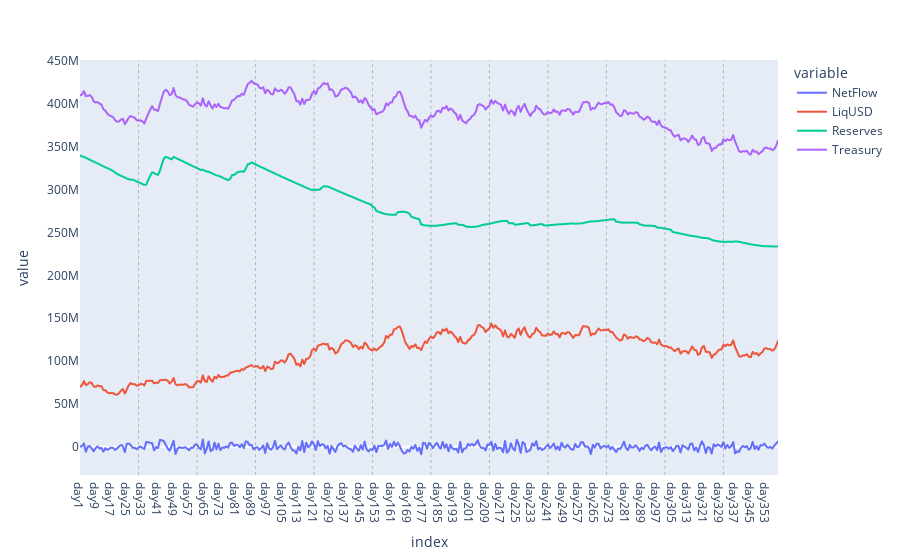
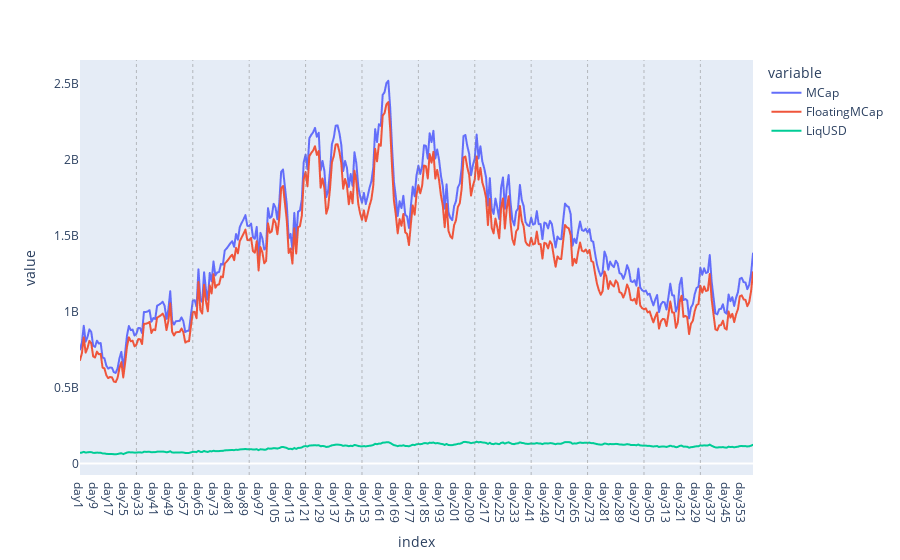
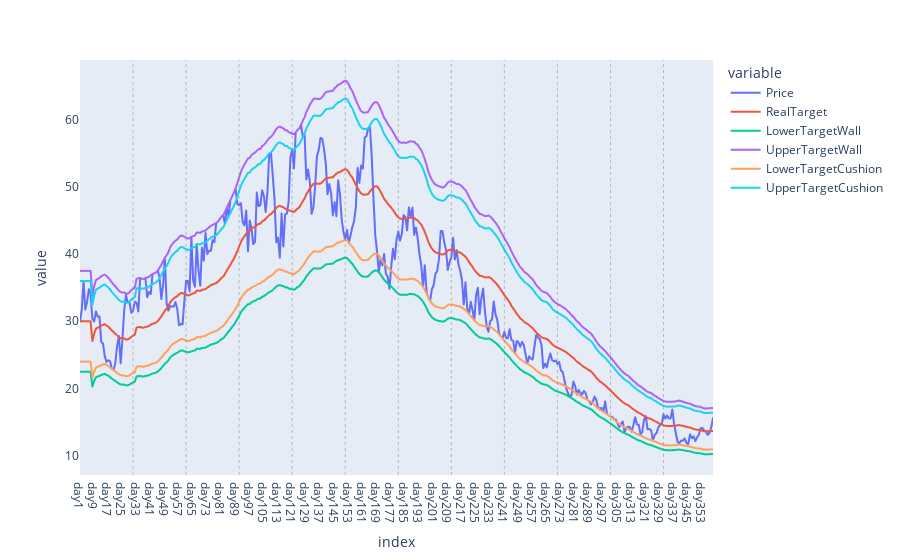
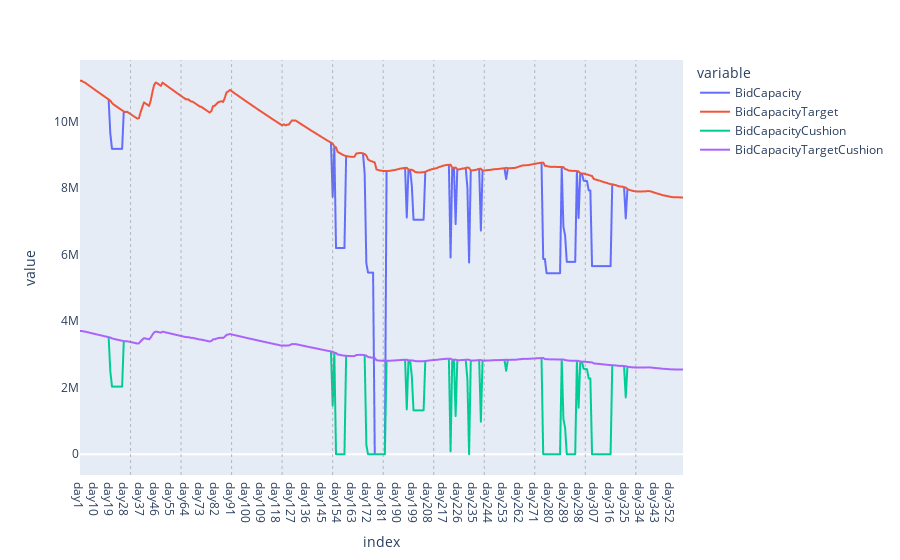

The code cell stored with these charts, in order, in its notebook:
### Code cell
# Plot multivariable charts

fig = df[['NetFlow', 'LiqUSD', 'Reserves', 'Treasury']].plot()
fig.layout.update(xaxis=dict(showgrid=False), yaxis=dict(showgrid=False))
for i in range (params.short_cycle, params.horizon, params.short_cycle):
    fig.add_vline(x=i, line_width=0.5, line_dash="dot", line_color="grey")
fig.show()


fig1 = df[['MCap','FloatingMCap', 'LiqUSD']].plot()
fig1.layout.update(xaxis=dict(showgrid=False), yaxis=dict(showgrid=False))
for i in range (params.short_cycle, params.horizon, params.short_cycle):
    fig1.add_vline(x=i, line_width=0.5, line_dash="dot", line_color="grey")
fig1.show()


fig2 = df[['Price','RealTarget', 'LowerTargetWall', 'UpperTargetWall', 'LowerTargetCushion', 'UpperTargetCushion']].plot()
fig2.layout.update(xaxis=dict(showgrid=False), yaxis=dict(showgrid=False))
for i in range (params.short_cycle, params.horizon, params.short_cycle):
    fig2.add_vline(x=i, line_width=0.5, line_dash="dot", line_color="grey")
fig2.show()


fig3 = guidance_df[['BidCapacity', 'BidCapacityTarget', 'BidCapacityCushion', 'BidCapacityTargetCushion']].plot()
fig3.layout.update(xaxis=dict(showgrid=False), yaxis=dict(showgrid=False))
for i in range (params.short_cycle, params.horizon, params.short_cycle):
    fig3.add_vline(x=i, line_width=0.5, line_dash="dot", line_color="grey")
fig3.show()

fig3b = guidance_df[['BidCount']].plot()
fig3b.layout.update(xaxis=dict(showgrid=False), yaxis=dict(showgrid=False))
for i in range (params.short_cycle, params.horizon, params.short_cycle):
    fig3b.add_vline(x=i, line_width=0.5, line_dash="dot", line_color="grey")
    fig3b.add_hline(y=params.min_counter_reinstate, line_width=0.5, line_dash="dash", line_color="grey")
fig3b.show()

fig2.show()
fig4 = guidance_df[['AskCapacity', 'AskCapacityTarget', 'AskCapacityCushion', 'AskCapacityTargetCushion']].plot()
fig4.layout.update(xaxis=dict(showgrid=False), yaxis=dict(showgrid=False))
for i in range (params.short_cycle, params.horizon, params.short_cycle):
    fig4.add_vline(x=i, line_width=0.5, line_dash="dot", line_color="grey")
fig4.show()

fig4b = guidance_df[['AskCount']].plot()
fig4b.layout.update(xaxis=dict(showgrid=False), yaxis=dict(showgrid=False))
for i in range (params.short_cycle, params.horizon, params.short_cycle):
    fig4b.add_vline(x=i, line_width=0.5, line_dash="dot", line_color="grey")
    fig4b.add_hline(y=params.min_counter_reinstate, line_width=0.5, line_dash="dash", line_color="grey")
fig4b.show()

fig5 = market_df[['MarketDemand', 'MarketSupply']].plot()
fig5.layout.update(xaxis=dict(showgrid=False), yaxis=dict(showgrid=False))
for i in range (params.short_cycle, params.horizon, params.short_cycle):
    fig5.add_vline(x=i, line_width=0.5, line_dash="dot", line_color="grey")
fig5.show()


fig6 = df[['Supply','FloatingSupply']].plot()
fig6.layout.update(xaxis=dict(showgrid=False), yaxis=dict(showgrid=False))
for i in range (params.short_cycle, params.horizon, params.short_cycle):
    fig6.add_vline(x=i, line_width=0.5, line_dash="dot", line_color="grey")
fig6.show()


fig6b = df[['CumBurntOHM', 'CumPurchasedOHM']].plot()
fig6b.layout.update(xaxis=dict(showgrid=False), yaxis=dict(showgrid=False))
for i in range (params.short_cycle, params.horizon, params.short_cycle):
    fig6b.add_vline(x=i, line_width=0.5, line_dash="dot", line_color="grey")
fig6b.show()

### Figure 1 — Plotly figure (JSON) as saved in the notebook; plotly's stock layout.template omitted (floating-point values rounded to 4 significant figures; data arrays with more than 128 entries replaced by an {"elided": "..."} marker saying what was removed)
{"data": [{"hovertemplate": "variable=NetFlow<br>index=%{x}<br>value=%{y}<extra></extra>", "legendgroup": "NetFlow", "line": {"color": "#636efa", "dash": "solid"}, "marker": {"symbol": "circle"}, "mode": "lines", "name": "NetFlow", "showlegend": true, "type": "scattergl", "x": {"elided": "359 str values"}, "xaxis": "x", "y": {"elided": "359 float values"}, "yaxis": "y"}, {"hovertemplate": "variable=LiqUSD<br>index=%{x}<br>value=%{y}<extra></extra>", "legendgroup": "LiqUSD", "line": {"color": "#EF553B", "dash": "solid"}, "marker": {"symbol": "circle"}, "mode": "lines", "name": "LiqUSD", "showlegend": true, "type": "scattergl", "x": {"elided": "359 str values"}, "xaxis": "x", "y": {"elided": "359 float values"}, "yaxis": "y"}, {"hovertemplate": "variable=Reserves<br>index=%{x}<br>value=%{y}<extra></extra>", "legendgroup": "Reserves", "line": {"color": "#00cc96", "dash": "solid"}, "marker": {"symbol": "circle"}, "mode": "lines", "name": "Reserves", "showlegend": true, "type": "scattergl", "x": {"elided": "359 str values"}, "xaxis": "x", "y": {"elided": "359 float values"}, "yaxis": "y"}, {"hovertemplate": "variable=Treasury<br>index=%{x}<br>value=%{y}<extra></extra>", "legendgroup": "Treasury", "line": {"color": "#ab63fa", "dash": "solid"}, "marker": {"symbol": "circle"}, "mode": "lines", "name": "Treasury", "showlegend": true, "type": "scattergl", "x": {"elided": "359 str values"}, "xaxis": "x", "y": {"elided": "359 float values"}, "yaxis": "y"}], "layout": {"legend": {"title": {"text": "variable"}, "tracegroupgap": 0}, "margin": {"t": 60}, "shapes": [{"line": {"color": "grey", "dash": "dot", "width": 0.5}, "type": "line", "x0": 30, "x1": 30, "xref": "x", "y0": 0, "y1": 1, "yref": "y domain"}, {"line": {"color": "grey", "dash": "dot", "width": 0.5}, "type": "line", "x0": 60, "x1": 60, "xref": "x", "y0": 0, "y1": 1, "yref": "y domain"}, {"line": {"color": "grey", "dash": "dot", "width": 0.5}, "type": "line", "x0": 90, "x1": 90, "xref": "x", "y0": 0, "y1": 1, "yref": "y domain"}, {"line": {"color": "grey", "dash": "dot", "width": 0.5}, "type": "line", "x0": 120, "x1": 120, "xref": "x", "y0": 0, "y1": 1, "yref": "y domain"}, {"line": {"color": "grey", "dash": "dot", "width": 0.5}, "type": "line", "x0": 150, "x1": 150, "xref": "x", "y0": 0, "y1": 1, "yref": "y domain"}, {"line": {"color": "grey", "dash": "dot", "width": 0.5}, "type": "line", "x0": 180, "x1": 180, "xref": "x", "y0": 0, "y1": 1, "yref": "y domain"}, {"line": {"color": "grey", "dash": "dot", "width": 0.5}, "type": "line", "x0": 210, "x1": 210, "xref": "x", "y0": 0, "y1": 1, "yref": "y domain"}, {"line": {"color": "grey", "dash": "dot", "width": 0.5}, "type": "line", "x0": 240, "x1": 240, "xref": "x", "y0": 0, "y1": 1, "yref": "y domain"}, {"line": {"color": "grey", "dash": "dot", "width": 0.5}, "type": "line", "x0": 270, "x1": 270, "xref": "x", "y0": 0, "y1": 1, "yref": "y domain"}, {"line": {"color": "grey", "dash": "dot", "width": 0.5}, "type": "line", "x0": 300, "x1": 300, "xref": "x", "y0": 0, "y1": 1, "yref": "y domain"}, {"line": {"color": "grey", "dash": "dot", "width": 0.5}, "type": "line", "x0": 330, "x1": 330, "xref": "x", "y0": 0, "y1": 1, "yref": "y domain"}], "xaxis": {"anchor": "y", "domain": [0, 1], "showgrid": false, "title": {"text": "index"}}, "yaxis": {"anchor": "x", "domain": [0, 1], "showgrid": false, "title": {"text": "value"}}}}

### Figure 2 — Plotly figure (JSON) as saved in the notebook; plotly's stock layout.template omitted (floating-point values rounded to 4 significant figures; data arrays with more than 128 entries replaced by an {"elided": "..."} marker saying what was removed)
{"data": [{"hovertemplate": "variable=MCap<br>index=%{x}<br>value=%{y}<extra></extra>", "legendgroup": "MCap", "line": {"color": "#636efa", "dash": "solid"}, "marker": {"symbol": "circle"}, "mode": "lines", "name": "MCap", "showlegend": true, "type": "scattergl", "x": {"elided": "359 str values"}, "xaxis": "x", "y": {"elided": "359 float values"}, "yaxis": "y"}, {"hovertemplate": "variable=FloatingMCap<br>index=%{x}<br>value=%{y}<extra></extra>", "legendgroup": "FloatingMCap", "line": {"color": "#EF553B", "dash": "solid"}, "marker": {"symbol": "circle"}, "mode": "lines", "name": "FloatingMCap", "showlegend": true, "type": "scattergl", "x": {"elided": "359 str values"}, "xaxis": "x", "y": {"elided": "359 float values"}, "yaxis": "y"}, {"hovertemplate": "variable=LiqUSD<br>index=%{x}<br>value=%{y}<extra></extra>", "legendgroup": "LiqUSD", "line": {"color": "#00cc96", "dash": "solid"}, "marker": {"symbol": "circle"}, "mode": "lines", "name": "LiqUSD", "showlegend": true, "type": "scattergl", "x": {"elided": "359 str values"}, "xaxis": "x", "y": {"elided": "359 float values"}, "yaxis": "y"}], "layout": {"legend": {"title": {"text": "variable"}, "tracegroupgap": 0}, "margin": {"t": 60}, "shapes": [{"line": {"color": "grey", "dash": "dot", "width": 0.5}, "type": "line", "x0": 30, "x1": 30, "xref": "x", "y0": 0, "y1": 1, "yref": "y domain"}, {"line": {"color": "grey", "dash": "dot", "width": 0.5}, "type": "line", "x0": 60, "x1": 60, "xref": "x", "y0": 0, "y1": 1, "yref": "y domain"}, {"line": {"color": "grey", "dash": "dot", "width": 0.5}, "type": "line", "x0": 90, "x1": 90, "xref": "x", "y0": 0, "y1": 1, "yref": "y domain"}, {"line": {"color": "grey", "dash": "dot", "width": 0.5}, "type": "line", "x0": 120, "x1": 120, "xref": "x", "y0": 0, "y1": 1, "yref": "y domain"}, {"line": {"color": "grey", "dash": "dot", "width": 0.5}, "type": "line", "x0": 150, "x1": 150, "xref": "x", "y0": 0, "y1": 1, "yref": "y domain"}, {"line": {"color": "grey", "dash": "dot", "width": 0.5}, "type": "line", "x0": 180, "x1": 180, "xref": "x", "y0": 0, "y1": 1, "yref": "y domain"}, {"line": {"color": "grey", "dash": "dot", "width": 0.5}, "type": "line", "x0": 210, "x1": 210, "xref": "x", "y0": 0, "y1": 1, "yref": "y domain"}, {"line": {"color": "grey", "dash": "dot", "width": 0.5}, "type": "line", "x0": 240, "x1": 240, "xref": "x", "y0": 0, "y1": 1, "yref": "y domain"}, {"line": {"color": "grey", "dash": "dot", "width": 0.5}, "type": "line", "x0": 270, "x1": 270, "xref": "x", "y0": 0, "y1": 1, "yref": "y domain"}, {"line": {"color": "grey", "dash": "dot", "width": 0.5}, "type": "line", "x0": 300, "x1": 300, "xref": "x", "y0": 0, "y1": 1, "yref": "y domain"}, {"line": {"color": "grey", "dash": "dot", "width": 0.5}, "type": "line", "x0": 330, "x1": 330, "xref": "x", "y0": 0, "y1": 1, "yref": "y domain"}], "xaxis": {"anchor": "y", "domain": [0, 1], "showgrid": false, "title": {"text": "index"}}, "yaxis": {"anchor": "x", "domain": [0, 1], "showgrid": false, "title": {"text": "value"}}}}

### Figure 3 — Plotly figure (JSON) as saved in the notebook; plotly's stock layout.template omitted (floating-point values rounded to 4 significant figures; data arrays with more than 128 entries replaced by an {"elided": "..."} marker saying what was removed)
{"data": [{"hovertemplate": "variable=Price<br>index=%{x}<br>value=%{y}<extra></extra>", "legendgroup": "Price", "line": {"color": "#636efa", "dash": "solid"}, "marker": {"symbol": "circle"}, "mode": "lines", "name": "Price", "showlegend": true, "type": "scattergl", "x": {"elided": "359 str values"}, "xaxis": "x", "y": {"elided": "359 float values"}, "yaxis": "y"}, {"hovertemplate": "variable=RealTarget<br>index=%{x}<br>value=%{y}<extra></extra>", "legendgroup": "RealTarget", "line": {"color": "#EF553B", "dash": "solid"}, "marker": {"symbol": "circle"}, "mode": "lines", "name": "RealTarget", "showlegend": true, "type": "scattergl", "x": {"elided": "359 str values"}, "xaxis": "x", "y": {"elided": "359 float values"}, "yaxis": "y"}, {"hovertemplate": "variable=LowerTargetWall<br>index=%{x}<br>value=%{y}<extra></extra>", "legendgroup": "LowerTargetWall", "line": {"color": "#00cc96", "dash": "solid"}, "marker": {"symbol": "circle"}, "mode": "lines", "name": "LowerTargetWall", "showlegend": true, "type": "scattergl", "x": {"elided": "359 str values"}, "xaxis": "x", "y": {"elided": "359 float values"}, "yaxis": "y"}, {"hovertemplate": "variable=UpperTargetWall<br>index=%{x}<br>value=%{y}<extra></extra>", "legendgroup": "UpperTargetWall", "line": {"color": "#ab63fa", "dash": "solid"}, "marker": {"symbol": "circle"}, "mode": "lines", "name": "UpperTargetWall", "showlegend": true, "type": "scattergl", "x": {"elided": "359 str values"}, "xaxis": "x", "y": {"elided": "359 float values"}, "yaxis": "y"}, {"hovertemplate": "variable=LowerTargetCushion<br>index=%{x}<br>value=%{y}<extra></extra>", "legendgroup": "LowerTargetCushion", "line": {"color": "#FFA15A", "dash": "solid"}, "marker": {"symbol": "circle"}, "mode": "lines", "name": "LowerTargetCushion", "showlegend": true, "type": "scattergl", "x": {"elided": "359 str values"}, "xaxis": "x", "y": {"elided": "359 float values"}, "yaxis": "y"}, {"hovertemplate": "variable=UpperTargetCushion<br>index=%{x}<br>value=%{y}<extra></extra>", "legendgroup": "UpperTargetCushion", "line": {"color": "#19d3f3", "dash": "solid"}, "marker": {"symbol": "circle"}, "mode": "lines", "name": "UpperTargetCushion", "showlegend": true, "type": "scattergl", "x": {"elided": "359 str values"}, "xaxis": "x", "y": {"elided": "359 float values"}, "yaxis": "y"}], "layout": {"legend": {"title": {"text": "variable"}, "tracegroupgap": 0}, "margin": {"t": 60}, "shapes": [{"line": {"color": "grey", "dash": "dot", "width": 0.5}, "type": "line", "x0": 30, "x1": 30, "xref": "x", "y0": 0, "y1": 1, "yref": "y domain"}, {"line": {"color": "grey", "dash": "dot", "width": 0.5}, "type": "line", "x0": 60, "x1": 60, "xref": "x", "y0": 0, "y1": 1, "yref": "y domain"}, {"line": {"color": "grey", "dash": "dot", "width": 0.5}, "type": "line", "x0": 90, "x1": 90, "xref": "x", "y0": 0, "y1": 1, "yref": "y domain"}, {"line": {"color": "grey", "dash": "dot", "width": 0.5}, "type": "line", "x0": 120, "x1": 120, "xref": "x", "y0": 0, "y1": 1, "yref": "y domain"}, {"line": {"color": "grey", "dash": "dot", "width": 0.5}, "type": "line", "x0": 150, "x1": 150, "xref": "x", "y0": 0, "y1": 1, "yref": "y domain"}, {"line": {"color": "grey", "dash": "dot", "width": 0.5}, "type": "line", "x0": 180, "x1": 180, "xref": "x", "y0": 0, "y1": 1, "yref": "y domain"}, {"line": {"color": "grey", "dash": "dot", "width": 0.5}, "type": "line", "x0": 210, "x1": 210, "xref": "x", "y0": 0, "y1": 1, "yref": "y domain"}, {"line": {"color": "grey", "dash": "dot", "width": 0.5}, "type": "line", "x0": 240, "x1": 240, "xref": "x", "y0": 0, "y1": 1, "yref": "y domain"}, {"line": {"color": "grey", "dash": "dot", "width": 0.5}, "type": "line", "x0": 270, "x1": 270, "xref": "x", "y0": 0, "y1": 1, "yref": "y domain"}, {"line": {"color": "grey", "dash": "dot", "width": 0.5}, "type": "line", "x0": 300, "x1": 300, "xref": "x", "y0": 0, "y1": 1, "yref": "y domain"}, {"line": {"color": "grey", "dash": "dot", "width": 0.5}, "type": "line", "x0": 330, "x1": 330, "xref": "x", "y0": 0, "y1": 1, "yref": "y domain"}], "xaxis": {"anchor": "y", "domain": [0, 1], "showgrid": false, "title": {"text": "index"}}, "yaxis": {"anchor": "x", "domain": [0, 1], "showgrid": false, "title": {"text": "value"}}}}

### Figure 4 — Plotly figure (JSON) as saved in the notebook; plotly's stock layout.template omitted (floating-point values rounded to 4 significant figures; data arrays with more than 128 entries replaced by an {"elided": "..."} marker saying what was removed)
{"data": [{"hovertemplate": "variable=BidCapacity<br>index=%{x}<br>value=%{y}<extra></extra>", "legendgroup": "BidCapacity", "line": {"color": "#636efa", "dash": "solid"}, "marker": {"symbol": "circle"}, "mode": "lines", "name": "BidCapacity", "showlegend": true, "type": "scattergl", "x": {"elided": "359 str values"}, "xaxis": "x", "y": {"elided": "359 float values"}, "yaxis": "y"}, {"hovertemplate": "variable=BidCapacityTarget<br>index=%{x}<br>value=%{y}<extra></extra>", "legendgroup": "BidCapacityTarget", "line": {"color": "#EF553B", "dash": "solid"}, "marker": {"symbol": "circle"}, "mode": "lines", "name": "BidCapacityTarget", "showlegend": true, "type": "scattergl", "x": {"elided": "359 str values"}, "xaxis": "x", "y": {"elided": "359 float values"}, "yaxis": "y"}, {"hovertemplate": "variable=BidCapacityCushion<br>index=%{x}<br>value=%{y}<extra></extra>", "legendgroup": "BidCapacityCushion", "line": {"color": "#00cc96", "dash": "solid"}, "marker": {"symbol": "circle"}, "mode": "lines", "name": "BidCapacityCushion", "showlegend": true, "type": "scattergl", "x": {"elided": "359 str values"}, "xaxis": "x", "y": {"elided": "359 float values"}, "yaxis": "y"}, {"hovertemplate": "variable=BidCapacityTargetCushion<br>index=%{x}<br>value=%{y}<extra></extra>", "legendgroup": "BidCapacityTargetCushion", "line": {"color": "#ab63fa", "dash": "solid"}, "marker": {"symbol": "circle"}, "mode": "lines", "name": "BidCapacityTargetCushion", "showlegend": true, "type": "scattergl", "x": {"elided": "359 str values"}, "xaxis": "x", "y": {"elided": "359 float values"}, "yaxis": "y"}], "layout": {"legend": {"title": {"text": "variable"}, "tracegroupgap": 0}, "margin": {"t": 60}, "shapes": [{"line": {"color": "grey", "dash": "dot", "width": 0.5}, "type": "line", "x0": 30, "x1": 30, "xref": "x", "y0": 0, "y1": 1, "yref": "y domain"}, {"line": {"color": "grey", "dash": "dot", "width": 0.5}, "type": "line", "x0": 60, "x1": 60, "xref": "x", "y0": 0, "y1": 1, "yref": "y domain"}, {"line": {"color": "grey", "dash": "dot", "width": 0.5}, "type": "line", "x0": 90, "x1": 90, "xref": "x", "y0": 0, "y1": 1, "yref": "y domain"}, {"line": {"color": "grey", "dash": "dot", "width": 0.5}, "type": "line", "x0": 120, "x1": 120, "xref": "x", "y0": 0, "y1": 1, "yref": "y domain"}, {"line": {"color": "grey", "dash": "dot", "width": 0.5}, "type": "line", "x0": 150, "x1": 150, "xref": "x", "y0": 0, "y1": 1, "yref": "y domain"}, {"line": {"color": "grey", "dash": "dot", "width": 0.5}, "type": "line", "x0": 180, "x1": 180, "xref": "x", "y0": 0, "y1": 1, "yref": "y domain"}, {"line": {"color": "grey", "dash": "dot", "width": 0.5}, "type": "line", "x0": 210, "x1": 210, "xref": "x", "y0": 0, "y1": 1, "yref": "y domain"}, {"line": {"color": "grey", "dash": "dot", "width": 0.5}, "type": "line", "x0": 240, "x1": 240, "xref": "x", "y0": 0, "y1": 1, "yref": "y domain"}, {"line": {"color": "grey", "dash": "dot", "width": 0.5}, "type": "line", "x0": 270, "x1": 270, "xref": "x", "y0": 0, "y1": 1, "yref": "y domain"}, {"line": {"color": "grey", "dash": "dot", "width": 0.5}, "type": "line", "x0": 300, "x1": 300, "xref": "x", "y0": 0, "y1": 1, "yref": "y domain"}, {"line": {"color": "grey", "dash": "dot", "width": 0.5}, "type": "line", "x0": 330, "x1": 330, "xref": "x", "y0": 0, "y1": 1, "yref": "y domain"}], "xaxis": {"anchor": "y", "domain": [0, 1], "showgrid": false, "title": {"text": "index"}}, "yaxis": {"anchor": "x", "domain": [0, 1], "showgrid": false, "title": {"text": "value"}}}}
